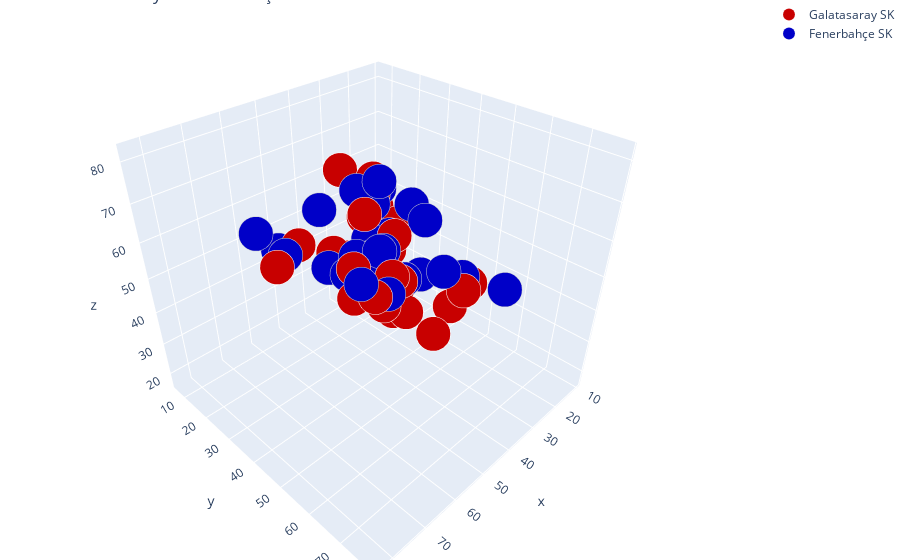

Write notebook code for a chart like this one.
### Markdown cell above
# Plotly - 3D Scatter Plot ( Interactive )
* X = Crossing
* Y = Finishing
* Z = Short Passing

### Code cell
GalatasarayTeam = df[df.Club == "Galatasaray SK"].iloc[:,[50,51,53]]
FenerbahceTeam = df[df.Club == "Fenerbahçe SK"].iloc[:,[50,51,53]]

# trace1 =  Galatasarayy SK
trace1 = go.Scatter3d(
    x=GalatasarayTeam.Crossing,
    y=GalatasarayTeam.Finishing,
    z=GalatasarayTeam.ShortPassing,
    mode='markers',
    name = "Galatasaray SK",
    marker=dict(
        color='rgb(200, 0, 0)',
        size=12,
        line=dict(
            color='rgb(255, 255, 255)',
            width=0.1
        )
    )
)
# trace2 = Fenerbahçe SK
trace2 = go.Scatter3d(
    x=FenerbahceTeam.Crossing,
    y=FenerbahceTeam.Finishing,
    z=FenerbahceTeam.ShortPassing,
    mode='markers',
    name = "Fenerbahçe SK",
    marker=dict(
        color='rgb(0, 0, 200)',
        size=12,
        line=dict(
            color='rgb(204, 204, 204)',
            width=0.1
        )
    )
)
data = [trace1, trace2]
layout = go.Layout(
    title = ' 3D Galatasaray and Fenerbaçe',
    margin=dict(
        l=0,
        r=0,
        b=0,
        t=0
    )
)
fig = go.Figure(data=data, layout=layout)
iplot(fig)

### Figure 1 — Plotly figure (JSON) as saved in the notebook; plotly's stock layout.template omitted (floating-point values rounded to 4 significant figures)
{"data": [{"marker": {"color": "rgb(200, 0, 0)", "line": {"color": "rgb(255, 255, 255)", "width": 0.1}, "size": 12}, "mode": "markers", "name": "Galatasaray SK", "type": "scatter3d", "x": [15, 70, 79, 83, 78, 62, 71, 74, 43, 69, 70, 60, 78, 61, 72, 60, 68, 40, 73, 65, 14, 26, 40, 42, 65, 59, 46, 11, 42, 55], "y": [10, 40, 74, 54, 68, 54, 70, 71, 26, 78, 71, 60, 68, 75, 46, 77, 57, 42, 63, 68, 18, 26, 64, 36, 48, 59, 37, 7, 36, 41], "z": [44, 67, 78, 76, 74, 78, 76, 72, 71, 67, 75, 75, 80, 67, 72, 71, 68, 62, 69, 64, 17, 41, 56, 68, 68, 56, 64, 24, 72, 59]}, {"marker": {"color": "rgb(0, 0, 200)", "line": {"color": "rgb(204, 204, 204)", "width": 0.1}, "size": 12}, "mode": "markers", "name": "Fenerbahçe SK", "type": "scatter3d", "x": [82, 39, 75, 49, 66, 58, 49, 14, 70, 12, 66, 74, 78, 18, 69, 68, 62, 50, 76, 67, 73, 74, 74, 45, 64, 64, 51, 42, 59, 44], "y": [74, 35, 73, 45, 77, 75, 58, 10, 60, 11, 72, 62, 41, 14, 71, 64, 55, 39, 47, 61, 69, 42, 57, 76, 61, 58, 50, 48, 37, 38], "z": [82, 68, 76, 77, 78, 72, 73, 23, 75, 27, 75, 74, 75, 38, 75, 77, 73, 73, 72, 74, 72, 70, 73, 63, 74, 64, 67, 70, 71, 67]}], "layout": {"margin": {"b": 0, "l": 0, "r": 0, "t": 0}, "title": {"text": " 3D Galatasaray and Fenerbaçe"}}}
